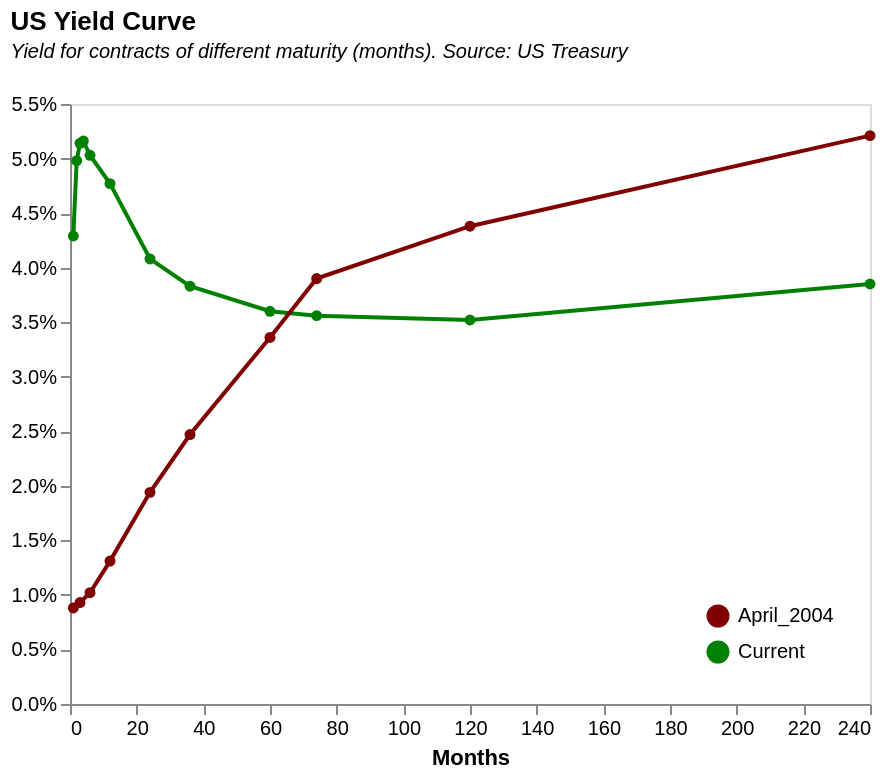

Vega-Lite specification stored for this chart:
### Vega-Lite specification from a JSON file in a GitHub repository (floating-point values rounded to 4 significant figures)
{"$schema": "https://vega.github.io/schema/vega-lite/v5.json", "data": {"values": [{"Maturity": "1 Mo", "Months": "1", "Current": "4.29", "April_2004": "0.88", "Current_pct": "0.0429", "April2004_pct": "0.0088"}, {"Maturity": "2 Mo", "Months": "2", "Current": "4.98", "April_2004": "", "Current_pct": "0.0498", "April2004_pct": ""}, {"Maturity": "3 Mo", "Months": "3", "Current": "5.14", "April_2004": "0.93", "Current_pct": "0.0514", "April2004_pct": "0.0093"}, {"Maturity": "4 Mo", "Months": "4", "Current": "5.16", "April_2004": "", "Current_pct": "0.0516", "April2004_pct": ""}, {"Maturity": "6 Mo", "Months": "6", "Current": "5.03", "April_2004": "1.02", "Current_pct": "0.0503", "April2004_pct": "0.0102"}, {"Maturity": "1 Yr", "Months": "12", "Current": "4.77", "April_2004": "1.31", "Current_pct": "0.0477", "April2004_pct": "0.0131"}, {"Maturity": "2 Yr", "Months": "24", "Current": "4.08", "April_2004": "1.94", "Current_pct": "0.0408", "April2004_pct": "0.0194"}, {"Maturity": "3 Yr", "Months": "36", "Current": "3.83", "April_2004": "2.47", "Current_pct": "0.0383", "April2004_pct": "0.0247"}, {"Maturity": "5 Yr", "Months": "60", "Current": "3.6", "April_2004": "3.36", "Current_pct": "0.036", "April2004_pct": "0.0336"}, {"Maturity": "7 Yr", "Months": "74", "Current": "3.56", "April_2004": "3.9", "Current_pct": "0.0356", "April2004_pct": "0.039"}, {"Maturity": "10 Yr", "Months": "120", "Current": "3.52", "April_2004": "4.38", "Current_pct": "0.0352", "April2004_pct": "0.0438"}, {"Maturity": "20 Yr", "Months": "240", "Current": "3.85", "April_2004": "5.21", "Current_pct": "0.0385", "April2004_pct": "0.0521"}, {"Maturity": "30 Yr", "Months": "360", "Current": "3.74", "April_2004": "", "Current_pct": "0.0374", "April2004_pct": ""}], "format": {"parse": {"Months": "number"}}}, "title": {"text": "US Yield Curve", "subtitle": ["Yield for contracts of different maturity (months). Source: US Treasury", ""], "subtitleFontStyle": "italic", "subtitleFontSize": 10, "anchor": "start", "color": "black"}, "transform": [{"fold": ["Current", "April_2004"], "as": ["var", "val"]}, {"calculate": "datum.val/100", "as": "val_pct"}, {"filter": "datum.val_pct>0"}, {"filter": "datum.Months<300"}], "width": 400, "height": 300, "mark": {"type": "line", "point": true, "color": "seagreen", "strokeWidth": 2, "opacity": 1}, "encoding": {"x": {"field": "Months", "type": "quantitative", "title": "Months", "axis": {"grid": false}}, "y": {"field": "val_pct", "type": "quantitative", "title": null, "axis": {"grid": false, "format": "%"}}, "color": {"field": "var", "scale": {"range": ["rgb(128,0,0)", "green"]}, "legend": {"orient": "bottom-right", "title": null}}}}
